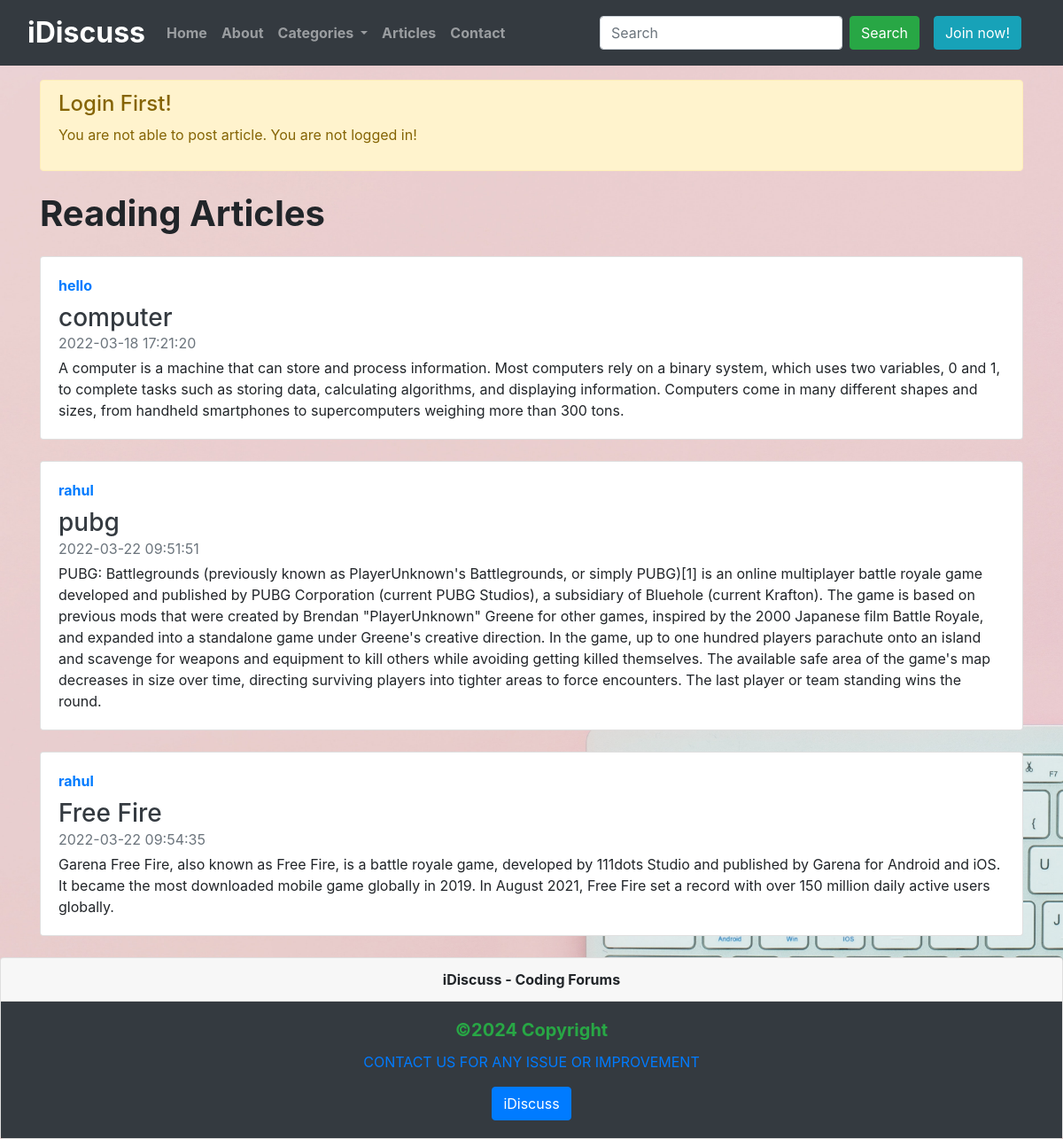
The app's page /article.php with its own data.
### tables this page shows
CREATE TABLE `articles` (
  `article_no` int(9) NOT NULL,
  `article_title` varchar(255) NOT NULL,
  `article_desc` text NOT NULL,
  `article_by` int(9) NOT NULL,
  `posted` datetime NOT NULL DEFAULT current_timestamp()
);

CREATE TABLE `users` (
  `sno` int(9) NOT NULL,
  `user_name` varchar(12) NOT NULL,
  `user_email` varchar(255) NOT NULL,
  `user_pass` varchar(255) NOT NULL,
  `timestemp` datetime NOT NULL DEFAULT current_timestamp()
);

### article.php (the view, shortened to what this page needs)
<!doctype html>
<html lang="en">
<head>
    <link href="https://cdn.jsdelivr.net/npm/bootstrap@5.1.3/dist/css/bootstrap.min.css" rel="stylesheet"
>
    <link rel="stylesheet" href="https://cdn.jsdelivr.net/npm/bootstrap@4.6.1/dist/css/bootstrap.min.css"
>
</head>
<body>
    <?php include 'partials/_dbconnect.php'; ?>
    <?php include 'partials/_header.php'; ?>
    <?php
    if(isset($_SESSION['loggedin']) && $_SESSION['loggedin']==true){
       echo '<div class="container fw-normal">
            <h1 class="py-3 fw-bolder">Articles<p class="fs-6">(invention and ideas)</p>
            </h1>
            <form class="mt-1" action=" '. $_SERVER['REQUEST_URI'] .'" method="post" enctype="multipart/form-data">
                <div class="form-group ">
                    <input type="hidden" name="sno" value="'. $_SESSION["sno"]. '">
                    <label for="exampleInputEmail1" class="form-label">Article Title</label>
                    <input type="text" class="form-control" id="atitle" name="atitle" aria-describedby="emailHelp" required>
                    <div id="emailHelp" class="form-text mb-2">Keep your title as short and crisp as possible</div>
                </div>
                <label for="exampleFormControlTextarea1">Article Description</label>
                <div class="form-floating mb-3">
                    <textarea class="form-control" placeholder="Leave a comment here" id="adesc" name="adesc"
                        style="height: 100px" required></textarea>
                    <label for="floatingTextarea2">Write your ideas and articales to here!</label>
                </div>
                <button type="submit" class="btn btn-success mb-3" name="but_upload">Post Articale</button>
            </form>
        </div>';
    }else{
        echo'
        <div class="container fw-normal mt-3">
            <div class="alert alert-warning" role="alert">
            <h4 class="alert-heading">Login First!</h4>
            <p>You are not able to post article. You are not logged in!</p>
            </div>
        </div>';
    }
?>
    <div class="container">
        <h1 class="my-4 fw-bolder">Reading Articles</h1>
    </div>
    <?php
    $sql="SELECT * FROM `articles`";
    $result = mysqli_query($conn, $sql);
    while($row = mysqli_fetch_assoc($result)){
        $title=$row['article_title'];
        $desc=$row['article_desc'];
        $posted=$row['posted'];
        $article_by=$row['article_by'];
        $sql2 = "SELECT user_name FROM `users` WHERE sno= $article_by";
        $result2 = mysqli_query($conn, $sql2);
        $row2 = mysqli_fetch_assoc($result2);
    echo'<div class="container">
        <div class="card flex-md-row mb-4 box-shadow h-md-250">
            <div class="card-body d-flex flex-column align-items-start">
                <strong class="d-inline-block mb-2 text-primary">'. $row2['user_name'] .'</strong>
                <h3 class="mb-0">
                    <a class="text-dark" href="#">'. $title .'</a>
                </h3>
                <div class="mb-1 text-muted">'. $posted .'</div>
                <p class="card-text mb-auto">'. $desc .'</p>
            </div>
        </div>
    </div>';
}
?>
    <?php include 'partials/_footer.php'; ?>
</body>
</html>

### article.php (style rules this page uses)
body { background-image: url('img/2.jpg'); background-size: cover; }

### records on screen
articles: users.user_name "hello", article_title "computer", posted "2022-03-18 17:21:20", article_desc "A computer is a machine that can store and process information. Most computers rely on a binary system, which uses two variables, 0 and 1, to complete tasks such as storing data, calculating algorithms, and displaying information. Computers come in many different shapes and sizes, from handheld smartphones to supercomputers weighing more than 300 tons."
articles: users.user_name "rahul", article_title "pubg", posted "2022-03-22 09:51:51", article_desc "PUBG: Battlegrounds (previously known as PlayerUnknown's Battlegrounds, or simply PUBG)[1] is an online multiplayer battle royale game developed and published by PUBG Corporation (current PUBG Studios), a subsidiary of Bluehole (current Krafton). The game is based on previous mods that were created by Brendan \"PlayerUnknown\" Greene for other games, inspired by the 2000 Japanese film Battle Royale, and expanded into a standalone game under Greene's creative direction. In the game, up to one hundred players parachute onto an island and scavenge for weapons and equipment to kill others while avoiding getting killed themselves. The available safe area of the game's map decreases in size over…"
articles: users.user_name "rahul", article_title "Free Fire", posted "2022-03-22 09:54:35", article_desc "Garena Free Fire, also known as Free Fire, is a battle royale game, developed by 111dots Studio and published by Garena for Android and iOS. It became the most downloaded mobile game globally in 2019. In August 2021, Free Fire set a record with over 150 million daily active users globally."
